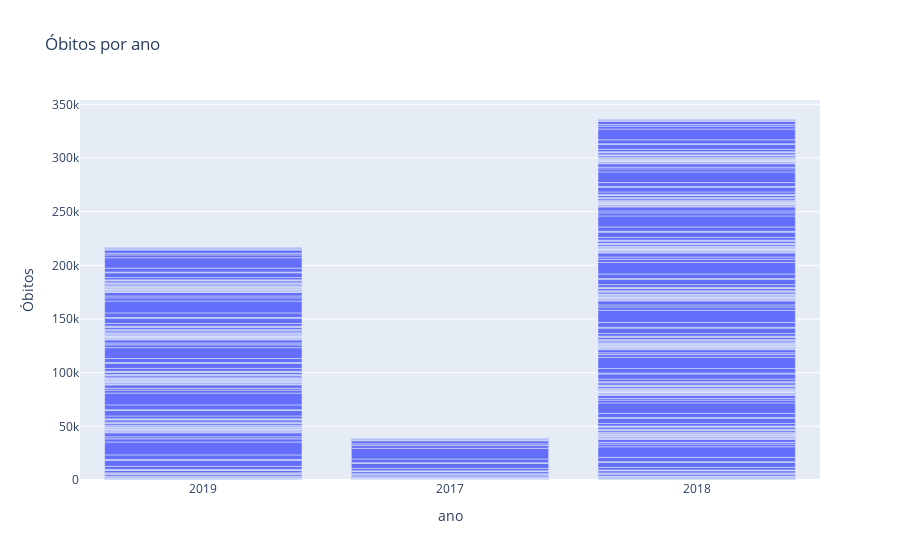

The code cell stored with this chart in its notebook:
### Markdown cell above
# 6.3) Análise de dados

- 2.1 - Análise

### Code cell
# Verificando óbitos por ano com gráfico interativo 
fig = px.bar(data_1, x='ano', y='Óbitos', title='Óbitos por ano')
fig.show()

### Figure 1 — Plotly figure (JSON) as saved in the notebook; plotly's stock layout.template omitted (floating-point values rounded to 4 significant figures; data arrays with more than 128 entries replaced by an {"elided": "..."} marker saying what was removed)
{"data": [{"alignmentgroup": "True", "hovertemplate": "ano=%{x}<br>Óbitos=%{y}<extra></extra>", "legendgroup": "", "marker": {"color": "#636efa", "pattern": {"shape": ""}}, "name": "", "offsetgroup": "", "orientation": "v", "showlegend": false, "textposition": "auto", "type": "bar", "x": {"elided": "377 str values"}, "xaxis": "x", "y": {"elided": "377 int values"}, "yaxis": "y"}], "layout": {"barmode": "relative", "legend": {"tracegroupgap": 0}, "title": {"text": "Óbitos por ano"}, "xaxis": {"anchor": "y", "domain": [0, 1], "title": {"text": "ano"}}, "yaxis": {"anchor": "x", "domain": [0, 1], "title": {"text": "Óbitos"}}}}
